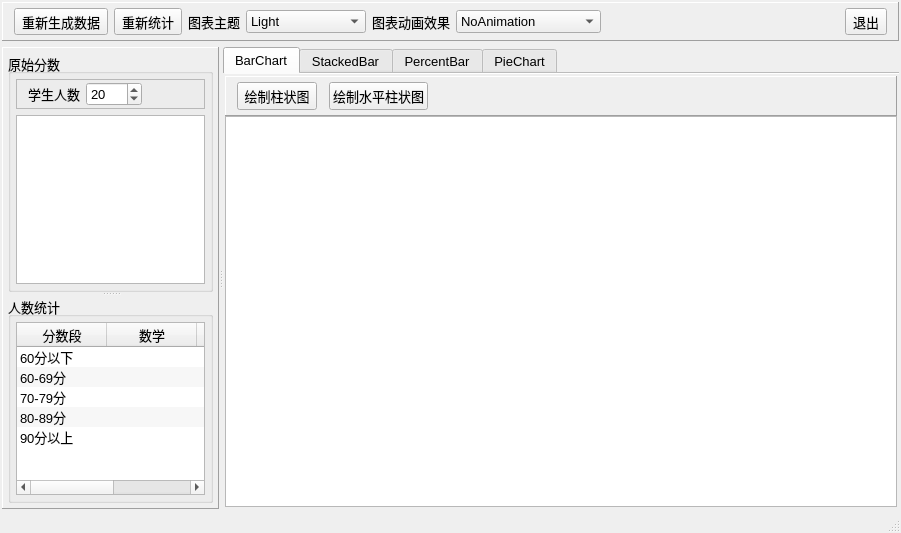
<?xml version="1.0" encoding="UTF-8"?>
<ui version="4.0">
 <class>MainWindow</class>
 <widget class="QMainWindow" name="MainWindow">
  <property name="geometry">
   <rect>
    <x>0</x>
    <y>0</y>
    <width>901</width>
    <height>533</height>
   </rect>
  </property>
  <property name="font">
   <font>
    <pointsize>10</pointsize>
   </font>
  </property>
  <property name="windowTitle">
   <string>饼图和柱状图</string>
  </property>
  <widget class="QWidget" name="centralWidget">
   <layout class="QVBoxLayout" name="verticalLayout_13">
    <property name="leftMargin">
     <number>2</number>
    </property>
    <property name="topMargin">
     <number>2</number>
    </property>
    <property name="rightMargin">
     <number>2</number>
    </property>
    <property name="bottomMargin">
     <number>2</number>
    </property>
    <item>
     <widget class="QFrame" name="frame_6">
      <property name="maximumSize">
       <size>
        <width>16777215</width>
        <height>40</height>
       </size>
      </property>
      <property name="frameShape">
       <enum>QFrame::Panel</enum>
      </property>
      <property name="frameShadow">
       <enum>QFrame::Raised</enum>
      </property>
      <layout class="QHBoxLayout" name="horizontalLayout_7">
       <property name="topMargin">
        <number>5</number>
       </property>
       <property name="bottomMargin">
        <number>5</number>
       </property>
       <item>
        <widget class="QToolButton" name="toolBtn_GenData">
         <property name="toolTip">
          <string>重新生成数据并统计</string>
         </property>
         <property name="text">
          <string>重新生成数据</string>
         </property>
         <property name="icon">
          <iconset resource="res.qrc">
           <normaloff>:/icons/images/828.bmp</normaloff>:/icons/images/828.bmp</iconset>
         </property>
         <property name="toolButtonStyle">
          <enum>Qt::ToolButtonTextBesideIcon</enum>
         </property>
        </widget>
       </item>
       <item>
        <widget class="QToolButton" name="toolBtn_Counting">
         <property name="toolTip">
          <string>重新统计</string>
         </property>
         <property name="text">
          <string>重新统计</string>
         </property>
         <property name="icon">
          <iconset resource="res.qrc">
           <normaloff>:/icons/images/216.GIF</normaloff>:/icons/images/216.GIF</iconset>
         </property>
         <property name="toolButtonStyle">
          <enum>Qt::ToolButtonTextBesideIcon</enum>
         </property>
        </widget>
       </item>
       <item>
        <widget class="QLabel" name="label_7">
         <property name="text">
          <string>图表主题</string>
         </property>
        </widget>
       </item>
       <item>
        <widget class="QComboBox" name="comboTheme">
         <property name="minimumSize">
          <size>
           <width>120</width>
           <height>0</height>
          </size>
         </property>
         <item>
          <property name="text">
           <string>Light</string>
          </property>
         </item>
         <item>
          <property name="text">
           <string>BlueCerulean</string>
          </property>
         </item>
         <item>
          <property name="text">
           <string>Dark</string>
          </property>
         </item>
         <item>
          <property name="text">
           <string>BrownSand</string>
          </property>
         </item>
         <item>
          <property name="text">
           <string>BlueNcs</string>
          </property>
         </item>
         <item>
          <property name="text">
           <string>HighContrast</string>
          </property>
         </item>
         <item>
          <property name="text">
           <string>BlueIcy</string>
          </property>
         </item>
         <item>
          <property name="text">
           <string>Qt</string>
          </property>
         </item>
        </widget>
       </item>
       <item>
        <widget class="QLabel" name="label_8">
         <property name="text">
          <string>图表动画效果</string>
         </property>
        </widget>
       </item>
       <item>
        <widget class="QComboBox" name="comboAnimation">
         <item>
          <property name="text">
           <string>NoAnimation</string>
          </property>
         </item>
         <item>
          <property name="text">
           <string>GridAxisAnimations</string>
          </property>
         </item>
         <item>
          <property name="text">
           <string>SeriesAnimations</string>
          </property>
         </item>
         <item>
          <property name="text">
           <string>AllAnimations</string>
          </property>
         </item>
        </widget>
       </item>
       <item>
        <spacer name="horizontalSpacer_7">
         <property name="orientation">
          <enum>Qt::Horizontal</enum>
         </property>
         <property name="sizeHint" stdset="0">
          <size>
           <width>40</width>
           <height>20</height>
          </size>
         </property>
        </spacer>
       </item>
       <item>
        <widget class="QToolButton" name="toolBtn_Quit">
         <property name="text">
          <string>退出</string>
         </property>
         <property name="icon">
          <iconset resource="res.qrc">
           <normaloff>:/icons/images/132.bmp</normaloff>:/icons/images/132.bmp</iconset>
         </property>
         <property name="toolButtonStyle">
          <enum>Qt::ToolButtonTextBesideIcon</enum>
         </property>
        </widget>
       </item>
      </layout>
     </widget>
    </item>
    <item>
     <widget class="QSplitter" name="splitter_2">
      <property name="orientation">
       <enum>Qt::Horizontal</enum>
      </property>
      <widget class="QFrame" name="frameData">
       <property name="frameShape">
        <enum>QFrame::Panel</enum>
       </property>
       <property name="frameShadow">
        <enum>QFrame::Raised</enum>
       </property>
       <layout class="QVBoxLayout" name="verticalLayout_3">
        <property name="leftMargin">
         <number>5</number>
        </property>
        <property name="topMargin">
         <number>5</number>
        </property>
        <property name="rightMargin">
         <number>5</number>
        </property>
        <property name="bottomMargin">
         <number>5</number>
        </property>
        <item>
         <widget class="QSplitter" name="splitter">
          <property name="orientation">
           <enum>Qt::Vertical</enum>
          </property>
          <widget class="QGroupBox" name="groupBox">
           <property name="title">
            <string>原始分数</string>
           </property>
           <layout class="QVBoxLayout" name="verticalLayout">
            <property name="leftMargin">
             <number>5</number>
            </property>
            <property name="topMargin">
             <number>5</number>
            </property>
            <property name="rightMargin">
             <number>5</number>
            </property>
            <property name="bottomMargin">
             <number>5</number>
            </property>
            <item>
             <widget class="QFrame" name="frame_2">
              <property name="frameShape">
               <enum>QFrame::StyledPanel</enum>
              </property>
              <property name="frameShadow">
               <enum>QFrame::Raised</enum>
              </property>
              <layout class="QHBoxLayout" name="horizontalLayout_6">
               <property name="topMargin">
                <number>2</number>
               </property>
               <property name="bottomMargin">
                <number>2</number>
               </property>
               <item>
                <widget class="QLabel" name="label_5">
                 <property name="text">
                  <string>学生人数</string>
                 </property>
                 <property name="alignment">
                  <set>Qt::AlignRight|Qt::AlignTrailing|Qt::AlignVCenter</set>
                 </property>
                </widget>
               </item>
               <item>
                <widget class="QSpinBox" name="spinCount">
                 <property name="minimum">
                  <number>5</number>
                 </property>
                 <property name="maximum">
                  <number>5000</number>
                 </property>
                 <property name="value">
                  <number>20</number>
                 </property>
                </widget>
               </item>
               <item>
                <spacer name="horizontalSpacer_6">
                 <property name="orientation">
                  <enum>Qt::Horizontal</enum>
                 </property>
                 <property name="sizeHint" stdset="0">
                  <size>
                   <width>40</width>
                   <height>20</height>
                  </size>
                 </property>
                </spacer>
               </item>
              </layout>
             </widget>
            </item>
            <item>
             <widget class="QTableView" name="tableView">
              <property name="font">
               <font>
                <pointsize>10</pointsize>
               </font>
              </property>
              <property name="alternatingRowColors">
               <bool>true</bool>
              </property>
              <attribute name="horizontalHeaderDefaultSectionSize">
               <number>80</number>
              </attribute>
              <attribute name="verticalHeaderDefaultSectionSize">
               <number>27</number>
              </attribute>
             </widget>
            </item>
           </layout>
          </widget>
          <widget class="QGroupBox" name="groupBox_7">
           <property name="title">
            <string>人数统计</string>
           </property>
           <layout class="QVBoxLayout" name="verticalLayout_2">
            <property name="leftMargin">
             <number>5</number>
            </property>
            <property name="topMargin">
             <number>5</number>
            </property>
            <property name="rightMargin">
             <number>5</number>
            </property>
            <property name="bottomMargin">
             <number>5</number>
            </property>
            <item>
             <widget class="QTreeWidget" name="treeWidget">
              <property name="maximumSize">
               <size>
                <width>16777215</width>
                <height>300</height>
               </size>
              </property>
              <property name="font">
               <font>
                <pointsize>10</pointsize>
               </font>
              </property>
              <property name="editTriggers">
               <set>QAbstractItemView::NoEditTriggers</set>
              </property>
              <property name="alternatingRowColors">
               <bool>true</bool>
              </property>
              <property name="indentation">
               <number>0</number>
              </property>
              <attribute name="headerDefaultSectionSize">
               <number>90</number>
              </attribute>
              <column>
               <property name="text">
                <string>分数段</string>
               </property>
               <property name="textAlignment">
                <set>AlignCenter</set>
               </property>
              </column>
              <column>
               <property name="text">
                <string>数学</string>
               </property>
               <property name="textAlignment">
                <set>AlignCenter</set>
               </property>
              </column>
              <column>
               <property name="text">
                <string>语文</string>
               </property>
               <property name="textAlignment">
                <set>AlignCenter</set>
               </property>
              </column>
              <column>
               <property name="text">
                <string>英语</string>
               </property>
               <property name="textAlignment">
                <set>AlignCenter</set>
               </property>
              </column>
              <item>
               <property name="text">
                <string>60分以下</string>
               </property>
               <property name="textAlignment">
                <set>AlignCenter</set>
               </property>
               <property name="text">
                <string/>
               </property>
               <property name="textAlignment">
                <set>AlignCenter</set>
               </property>
               <property name="text">
                <string/>
               </property>
              </item>
              <item>
               <property name="text">
                <string>60-69分</string>
               </property>
               <property name="textAlignment">
                <set>AlignCenter</set>
               </property>
               <property name="text">
                <string/>
               </property>
               <property name="textAlignment">
                <set>AlignCenter</set>
               </property>
               <property name="text">
                <string/>
               </property>
              </item>
              <item>
               <property name="text">
                <string>70-79分</string>
               </property>
               <property name="textAlignment">
                <set>AlignCenter</set>
               </property>
               <property name="text">
                <string/>
               </property>
               <property name="text">
                <string/>
               </property>
              </item>
              <item>
               <property name="text">
                <string>80-89分</string>
               </property>
               <property name="textAlignment">
                <set>AlignCenter</set>
               </property>
               <property name="text">
                <string/>
               </property>
               <property name="textAlignment">
                <set>AlignCenter</set>
               </property>
               <property name="text">
                <string/>
               </property>
              </item>
              <item>
               <property name="text">
                <string>90分以上</string>
               </property>
               <property name="textAlignment">
                <set>AlignCenter</set>
               </property>
               <property name="text">
                <string/>
               </property>
               <property name="text">
                <string/>
               </property>
              </item>
             </widget>
            </item>
           </layout>
          </widget>
         </widget>
        </item>
       </layout>
      </widget>
      <widget class="QTabWidget" name="tabWidget">
       <property name="tabPosition">
        <enum>QTabWidget::North</enum>
       </property>
       <property name="tabShape">
        <enum>QTabWidget::Rounded</enum>
       </property>
       <property name="currentIndex">
        <number>0</number>
       </property>
       <property name="documentMode">
        <bool>true</bool>
       </property>
       <widget class="QWidget" name="tab">
        <attribute name="icon">
         <iconset resource="res.qrc">
          <normaloff>:/icons/images/3.ico</normaloff>:/icons/images/3.ico</iconset>
        </attribute>
        <attribute name="title">
         <string>BarChart</string>
        </attribute>
        <layout class="QVBoxLayout" name="verticalLayout_9">
         <property name="leftMargin">
          <number>2</number>
         </property>
         <property name="topMargin">
          <number>2</number>
         </property>
         <property name="rightMargin">
          <number>2</number>
         </property>
         <property name="bottomMargin">
          <number>2</number>
         </property>
         <item>
          <widget class="QWidget" name="widget" native="true">
           <layout class="QVBoxLayout" name="verticalLayout_8">
            <property name="spacing">
             <number>0</number>
            </property>
            <property name="leftMargin">
             <number>0</number>
            </property>
            <property name="topMargin">
             <number>0</number>
            </property>
            <property name="rightMargin">
             <number>0</number>
            </property>
            <property name="bottomMargin">
             <number>0</number>
            </property>
            <item>
             <widget class="QFrame" name="frame">
              <property name="frameShape">
               <enum>QFrame::Panel</enum>
              </property>
              <property name="frameShadow">
               <enum>QFrame::Raised</enum>
              </property>
              <layout class="QHBoxLayout" name="horizontalLayout">
               <property name="spacing">
                <number>12</number>
               </property>
               <property name="topMargin">
                <number>5</number>
               </property>
               <property name="bottomMargin">
                <number>5</number>
               </property>
               <item>
                <widget class="QPushButton" name="btnBuildBarChart">
                 <property name="text">
                  <string>绘制柱状图</string>
                 </property>
                </widget>
               </item>
               <item>
                <widget class="QPushButton" name="btnBuildBarChartH">
                 <property name="text">
                  <string>绘制水平柱状图</string>
                 </property>
                </widget>
               </item>
               <item>
                <spacer name="horizontalSpacer_2">
                 <property name="orientation">
                  <enum>Qt::Horizontal</enum>
                 </property>
                 <property name="sizeHint" stdset="0">
                  <size>
                   <width>662</width>
                   <height>20</height>
                  </size>
                 </property>
                </spacer>
               </item>
              </layout>
             </widget>
            </item>
            <item>
             <widget class="QmyChartView" name="chartViewBar">
              <property name="renderHints">
               <set>QPainter::Antialiasing|QPainter::TextAntialiasing</set>
              </property>
             </widget>
            </item>
           </layout>
          </widget>
         </item>
        </layout>
       </widget>
       <widget class="QWidget" name="tab_3">
        <attribute name="icon">
         <iconset resource="res.qrc">
          <normaloff>:/icons/images/281.GIF</normaloff>:/icons/images/281.GIF</iconset>
        </attribute>
        <attribute name="title">
         <string>StackedBar</string>
        </attribute>
        <layout class="QVBoxLayout" name="verticalLayout_10">
         <property name="leftMargin">
          <number>2</number>
         </property>
         <property name="topMargin">
          <number>2</number>
         </property>
         <property name="rightMargin">
          <number>2</number>
         </property>
         <property name="bottomMargin">
          <number>2</number>
         </property>
         <item>
          <widget class="QWidget" name="widget_2" native="true">
           <layout class="QVBoxLayout" name="verticalLayout_5">
            <property name="spacing">
             <number>0</number>
            </property>
            <property name="leftMargin">
             <number>0</number>
            </property>
            <property name="topMargin">
             <number>0</number>
            </property>
            <property name="rightMargin">
             <number>0</number>
            </property>
            <property name="bottomMargin">
             <number>0</number>
            </property>
            <item>
             <widget class="QFrame" name="frame_3">
              <property name="frameShape">
               <enum>QFrame::Panel</enum>
              </property>
              <property name="frameShadow">
               <enum>QFrame::Raised</enum>
              </property>
              <layout class="QHBoxLayout" name="horizontalLayout_3">
               <property name="spacing">
                <number>12</number>
               </property>
               <property name="topMargin">
                <number>5</number>
               </property>
               <property name="bottomMargin">
                <number>5</number>
               </property>
               <item>
                <widget class="QPushButton" name="btnBuildStackedBar">
                 <property name="text">
                  <string>绘制堆叠柱状图</string>
                 </property>
                </widget>
               </item>
               <item>
                <widget class="QPushButton" name="btnBuildStackedBarH">
                 <property name="text">
                  <string>绘制水平堆叠柱状图</string>
                 </property>
                </widget>
               </item>
               <item>
                <spacer name="horizontalSpacer_3">
                 <property name="orientation">
                  <enum>Qt::Horizontal</enum>
                 </property>
                 <property name="sizeHint" stdset="0">
                  <size>
                   <width>536</width>
                   <height>20</height>
                  </size>
                 </property>
                </spacer>
               </item>
              </layout>
             </widget>
            </item>
            <item>
             <widget class="QmyChartView" name="chartViewStackedBar"/>
            </item>
           </layout>
          </widget>
         </item>
        </layout>
       </widget>
       <widget class="QWidget" name="tab_5">
        <attribute name="icon">
         <iconset resource="res.qrc">
          <normaloff>:/icons/images/f4.ico</normaloff>:/icons/images/f4.ico</iconset>
        </attribute>
        <attribute name="title">
         <string>PercentBar</string>
        </attribute>
        <layout class="QVBoxLayout" name="verticalLayout_12">
         <property name="leftMargin">
          <number>2</number>
         </property>
         <property name="topMargin">
          <number>2</number>
         </property>
         <property name="rightMargin">
          <number>2</number>
         </property>
         <property name="bottomMargin">
          <number>2</number>
         </property>
         <item>
          <widget class="QWidget" name="widget_4" native="true">
           <layout class="QVBoxLayout" name="verticalLayout_6">
            <property name="spacing">
             <number>0</number>
            </property>
            <property name="leftMargin">
             <number>0</number>
            </property>
            <property name="topMargin">
             <number>0</number>
            </property>
            <property name="rightMargin">
             <number>0</number>
            </property>
            <property name="bottomMargin">
             <number>0</number>
            </property>
            <item>
             <widget class="QFrame" name="frame_5">
              <property name="frameShape">
               <enum>QFrame::Panel</enum>
              </property>
              <property name="frameShadow">
               <enum>QFrame::Raised</enum>
              </property>
              <layout class="QHBoxLayout" name="horizontalLayout_4">
               <property name="spacing">
                <number>12</number>
               </property>
               <property name="topMargin">
                <number>5</number>
               </property>
               <property name="bottomMargin">
                <number>5</number>
               </property>
               <item>
                <widget class="QPushButton" name="btnPercentBar">
                 <property name="text">
                  <string>绘制百分比柱状图</string>
                 </property>
                </widget>
               </item>
               <item>
                <widget class="QPushButton" name="btnPercentBarH">
                 <property name="text">
                  <string>绘制水平百分比柱状图</string>
                 </property>
                </widget>
               </item>
               <item>
                <spacer name="horizontalSpacer_4">
                 <property name="orientation">
                  <enum>Qt::Horizontal</enum>
                 </property>
                 <property name="sizeHint" stdset="0">
                  <size>
                   <width>523</width>
                   <height>20</height>
                  </size>
                 </property>
                </spacer>
               </item>
              </layout>
             </widget>
            </item>
            <item>
             <widget class="QmyChartView" name="chartViewPercentBar"/>
            </item>
           </layout>
          </widget>
         </item>
        </layout>
       </widget>
       <widget class="QWidget" name="tab_2">
        <attribute name="icon">
         <iconset resource="res.qrc">
          <normaloff>:/icons/images/43.ico</normaloff>:/icons/images/43.ico</iconset>
        </attribute>
        <attribute name="title">
         <string>PieChart</string>
        </attribute>
        <layout class="QVBoxLayout" name="verticalLayout_11">
         <property name="leftMargin">
          <number>2</number>
         </property>
         <property name="topMargin">
          <number>2</number>
         </property>
         <property name="rightMargin">
          <number>2</number>
         </property>
         <property name="bottomMargin">
          <number>2</number>
         </property>
         <item>
          <widget class="QWidget" name="widget_3" native="true">
           <layout class="QVBoxLayout" name="verticalLayout_4">
            <property name="spacing">
             <number>0</number>
            </property>
            <property name="leftMargin">
             <number>0</number>
            </property>
            <property name="topMargin">
             <number>0</number>
            </property>
            <property name="rightMargin">
             <number>0</number>
            </property>
            <property name="bottomMargin">
             <number>0</number>
            </property>
            <item>
             <widget class="QFrame" name="frame_4">
              <property name="frameShape">
               <enum>QFrame::Panel</enum>
              </property>
              <property name="frameShadow">
               <enum>QFrame::Raised</enum>
              </property>
              <layout class="QHBoxLayout" name="horizontalLayout_2">
               <property name="topMargin">
                <number>5</number>
               </property>
               <property name="bottomMargin">
                <number>5</number>
               </property>
               <item>
                <widget class="QLabel" name="label">
                 <property name="text">
                  <string>分析数据</string>
                 </property>
                 <property name="alignment">
                  <set>Qt::AlignRight|Qt::AlignTrailing|Qt::AlignVCenter</set>
                 </property>
                </widget>
               </item>
               <item>
                <widget class="QComboBox" name="comboCourse">
                 <property name="minimumSize">
                  <size>
                   <width>60</width>
                   <height>0</height>
                  </size>
                 </property>
                 <item>
                  <property name="text">
                   <string>数学</string>
                  </property>
                 </item>
                 <item>
                  <property name="text">
                   <string>语文</string>
                  </property>
                 </item>
                 <item>
                  <property name="text">
                   <string>英语</string>
                  </property>
                 </item>
                </widget>
               </item>
               <item>
                <widget class="QPushButton" name="btnDrawPieChart">
                 <property name="text">
                  <string>绘制饼图</string>
                 </property>
                </widget>
               </item>
               <item>
                <widget class="QLabel" name="label_2">
                 <property name="text">
                  <string>HoleSize</string>
                 </property>
                </widget>
               </item>
               <item>
                <widget class="QDoubleSpinBox" name="spinHoleSize">
                 <property name="minimumSize">
                  <size>
                   <width>70</width>
                   <height>0</height>
                  </size>
                 </property>
                 <property name="decimals">
                  <number>2</number>
                 </property>
                 <property name="maximum">
                  <double>1.000000000000000</double>
                 </property>
                 <property name="singleStep">
                  <double>0.100000000000000</double>
                 </property>
                </widget>
               </item>
               <item>
                <widget class="QLabel" name="label_3">
                 <property name="text">
                  <string>PieSize</string>
                 </property>
                </widget>
               </item>
               <item>
                <widget class="QDoubleSpinBox" name="spinPieSize">
                 <property name="minimumSize">
                  <size>
                   <width>70</width>
                   <height>0</height>
                  </size>
                 </property>
                 <property name="maximum">
                  <double>1.000000000000000</double>
                 </property>
                 <property name="singleStep">
                  <double>0.100000000000000</double>
                 </property>
                 <property name="value">
                  <double>0.700000000000000</double>
                 </property>
                </widget>
               </item>
               <item>
                <widget class="QCheckBox" name="chkBox_PieLegend">
                 <property name="text">
                  <string>显示图例</string>
                 </property>
                 <property name="checked">
                  <bool>true</bool>
                 </property>
                </widget>
               </item>
               <item>
                <spacer name="horizontalSpacer">
                 <property name="orientation">
                  <enum>Qt::Horizontal</enum>
                 </property>
                 <property name="sizeHint" stdset="0">
                  <size>
                   <width>40</width>
                   <height>20</height>
                  </size>
                 </property>
                </spacer>
               </item>
              </layout>
             </widget>
            </item>
            <item>
             <widget class="QmyChartView" name="chartViewPie"/>
            </item>
           </layout>
          </widget>
         </item>
        </layout>
       </widget>
      </widget>
     </widget>
    </item>
   </layout>
  </widget>
  <widget class="QStatusBar" name="statusBar"/>
 </widget>
 <layoutdefault spacing="6" margin="11"/>
 <customwidgets>
  <customwidget>
   <class>QmyChartView</class>
   <extends>QGraphicsView</extends>
   <header>myChartView</header>
  </customwidget>
 </customwidgets>
 <resources>
  <include location="res.qrc"/>
 </resources>
 <connections>
  <connection>
   <sender>toolBtn_Quit</sender>
   <signal>clicked()</signal>
   <receiver>MainWindow</receiver>
   <slot>close()</slot>
   <hints>
    <hint type="sourcelabel">
     <x>984</x>
     <y>21</y>
    </hint>
    <hint type="destinationlabel">
     <x>514</x>
     <y>280</y>
    </hint>
   </hints>
  </connection>
 </connections>
</ui>
